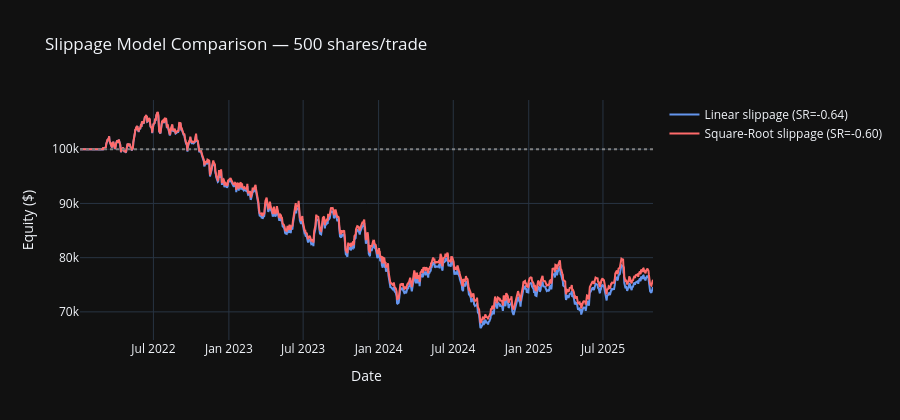

Notebook code for this chart:
### Code cell
fig = go.Figure()
fig.add_trace(go.Scatter(x=eq_lin.index, y=eq_lin.values, mode='lines',
    name=f'Linear slippage (SR={sr_lin:.2f})', line=dict(color='cornflowerblue', width=2)))
fig.add_trace(go.Scatter(x=eq_sqrt.index, y=eq_sqrt.values, mode='lines',
    name=f'Square-Root slippage (SR={sr_sqrt:.2f})', line=dict(color='#ff6b6b', width=2)))
fig.add_hline(y=100_000, line_color='grey', line_dash='dot')
fig.update_layout(template='plotly_dark', height=420,
    title=f'Slippage Model Comparison — {ORDER_SIZE} shares/trade',
    xaxis_title='Date', yaxis_title='Equity ($)')
fig.show()

### Figure 1 — Plotly figure (JSON) as saved in the notebook; plotly's stock layout.template omitted (floating-point values rounded to 4 significant figures; data arrays with more than 128 entries replaced by an {"elided": "..."} marker saying what was removed)
{"data": [{"line": {"color": "cornflowerblue", "width": 2}, "mode": "lines", "name": "Linear slippage (SR=-0.64)", "type": "scatter", "x": {"elided": "1000 str values"}, "y": {"elided": "1000 float values"}}, {"line": {"color": "#ff6b6b", "width": 2}, "mode": "lines", "name": "Square-Root slippage (SR=-0.60)", "type": "scatter", "x": {"elided": "1000 str values"}, "y": {"elided": "1000 float values"}}], "layout": {"height": 420, "shapes": [{"line": {"color": "grey", "dash": "dot"}, "type": "line", "x0": 0, "x1": 1, "xref": "x domain", "y0": 100000, "y1": 100000, "yref": "y"}], "title": {"text": "Slippage Model Comparison — 500 shares/trade"}, "xaxis": {"title": {"text": "Date"}}, "yaxis": {"title": {"text": "Equity ($)"}}}}
